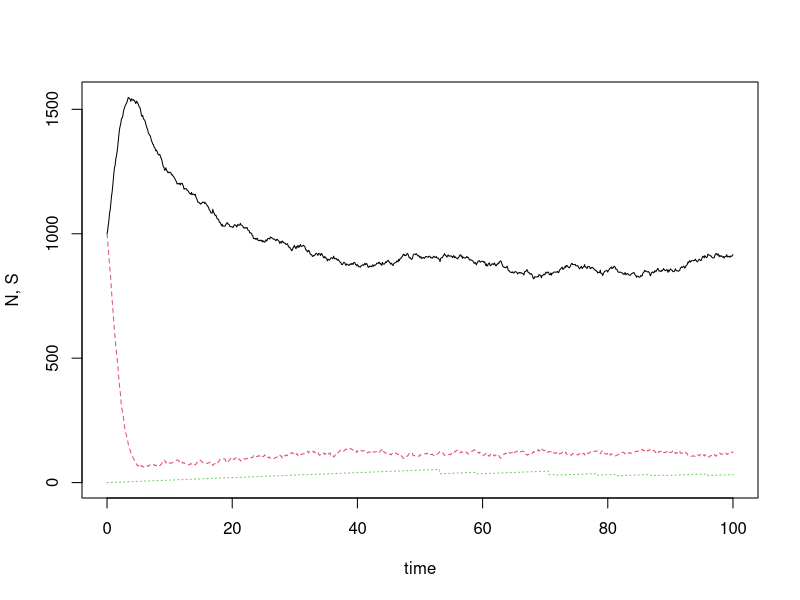

Recreate this plot in R.
### ============================================================================
###  Individual-based implementation of a chemostat -- plain R
###    S:    substrate
###    inds: table of individuals (data frame)
###    rmax: maximum growth rate
###  ks: half saturation constant of Monod function
###    D:    dilution rate
###
### Note: the @knitr directives are used for a documentation tool,
###       they can be ignored by the user
### ============================================================================

## @knitr chemostat_1
live <- function(time, inds, S, parms, DELTAT){
  inds$age    <- inds$age + DELTAT

  with(parms, {

    ## dilute
    N    <- nrow(inds)
    rnd  <- runif(N)
    inds <- subset(inds, D * DELTAT < rnd)
    S <- S + D * (S0 - S) * DELTAT

    ## cell division
    N    <- nrow(inds)
    r <- rmax * S / (ks + S)
    rnd <- runif(N)
    ndx <- (rnd < r * DELTAT)
    newinds <- subset(inds, ndx)

    # set age of new individuals to zero
    if (nrow(newinds) > 0) newinds$age <- 0

    ## resource consumption
    dN <- nrow(newinds)
    dS <- - 1/Y * dN

    ## safeguard: divide only if resource remains positive
    if (S >= dS) {
      inds$age[ndx] <- 0            # set age of divided cells to zero
      S <- S + dS                   # update resource
      inds <- rbind(inds, newinds)  # add new individuals to population
    }
    list(inds=inds, S=S)
  })
}

inds  <- data.frame(age=rep(0, 1000))
S     <- 1000
parms <- list(rmax = 0.5, ks = 500, D = .1, S0 = 1000,Y = 1)
DELTAT <- 0.1
times <- seq(0, 100, DELTAT)

o <- data.frame(time=times[1], N=nrow(inds), S=S, maxage=max(inds$age))

for (i in 2:length(times)) {
  state <- live(times[i], inds, S, parms, DELTAT)
  inds <- state$inds
  S    <- state$S
  ret <- c(time = times[i], N=nrow(inds), S=S, maxage=max(inds$age))
  o <- rbind(o, ret)
}

## @knitr chemostat_1_run
matplot(o$time, o[c("N", "S", "maxage")], xlab="time", ylab="N, S", type="l")
head(o)
